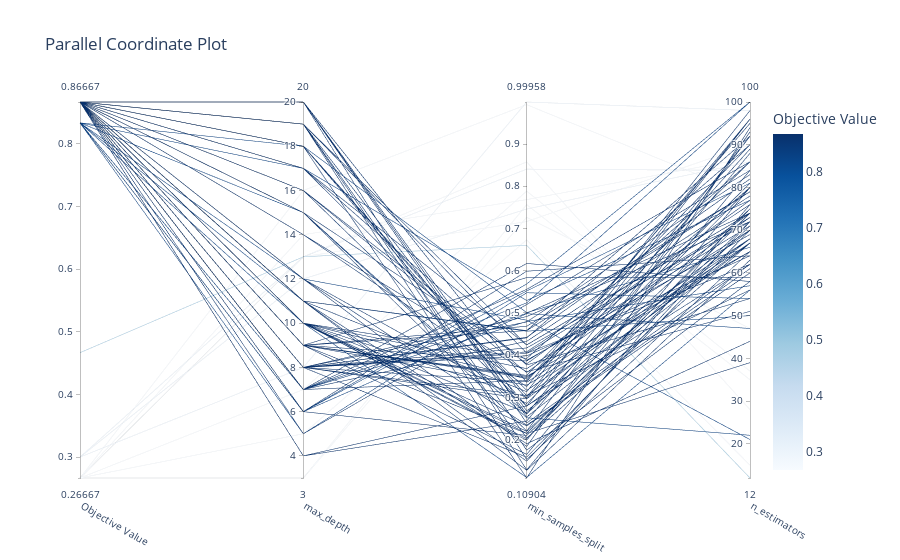

The notebook cell this image was saved under:
### Code cell
optuna.visualization.plot_parallel_coordinate(study_tpe)
